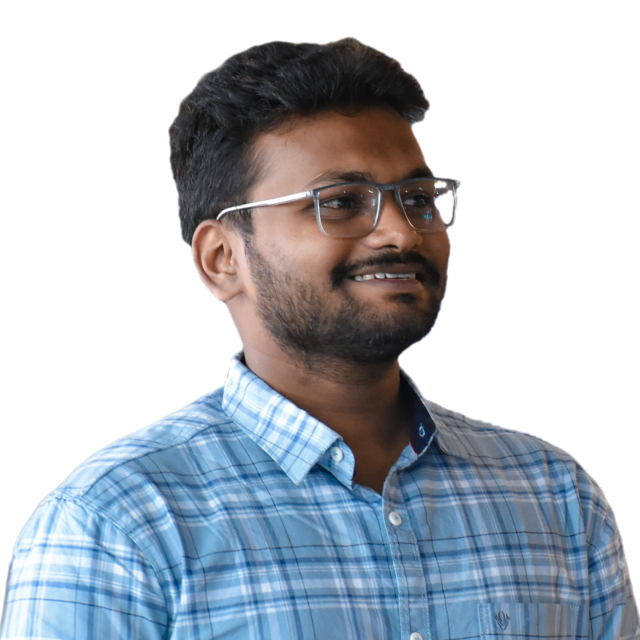
#> input picture assets/profile.png, 1280 x 1280 px (shown at 1/2 size)
$ python generate_card.py
#> lines starting #> are read from the running program, lines starting #| are printed output that depends on the picture
#!/usr/bin/env python3
import argparse
import io
import sys
import urllib.request
from datetime import date, timedelta
from pathlib import Path
from xml.sax.saxutils import escape

try:
    from PIL import Image, ImageOps
except ImportError:
    sys.exit("Pillow is missing. Install it with:  pip install pillow")

BASE = Path(__file__).resolve().parent

# 1. DETAILS
TITLE = "yaswanthkorukonda"
IMAGE_SOURCE = "assets/profile.png"

# Art width in characters. More columns = more detail, but the art is always scaled to the same box, so each character just gets smaller.
# Good range: 80 to 120.
ART_COLS = 500
ART_INVERT = False
# YYYYMMDD
BIRTH_DATE = date(2001, 10, 20)

# Each section is (name, rows). The first section's name is replaced by TITLE.
# A row is (key parts, value). Use None for an empty dotted line.
# A key with two parts, like ("Languages", "Programming"), shows as Languages.Programming
# The value "{age}" is replaced by the calculated uptime.
SECTIONS = [
    ("Main", [
        (("OS",), "Windows, Android"),
        (("Uptime",), "{age}"),
        (("Host",), "LTM"),
        (("Kernel",), "Sitecore Developer"),
        (("IDE",), "VS Code, Visual Studio"),
        None,
        (("Languages", "Programming"), "C#, Python, Java, JavaScript"),
        (("Languages", "Computer"), "HTML, CSS"),
        (("Languages", "Real"), "Telugu, English"),
        None,
        (("Hobbies", "Creative"), "Photography, Photoshop"),
        (("Hobbies", "Leisure"), "Cinema, Video Games"),
    ]),
    ("Contact", [
        (("Email", "Personal"), "yaswanthkorukonda2001@gmail.com"),
        (("LinkedIn",), "yaswanthkorukonda"),
        (("GitHub",), "yaswanthkorukonda"),
        (("Instagram",), "yaswanthkorukonda"),
        (("Telegram",), "yaswanthkorukonda"),
    ]),
    ("Certifications", [
        (("Sitecore",), "10 .NET, XM Cloud, Content Hub"),
        (("Microsoft",), "Azure AZ-204, Azure AZ-900"),
    ]),
]

# 2. LAYOUT
WIDTH = 985
LEFT_X = 15          # left edge of the art box
RIGHT_X = 390        # x position of the text column
TOP_Y = 30
LINE_HEIGHT = 20     # pixels between text rows
LINE_WIDTH = 58      # characters per line in the text column (safe on mobile)
EM = "—"

# Monospace fonts are about 0.6 em wide. The card's font setting makes Consolas match that.
CHAR_W = 0.6         # character width, in em
LINE_H = 1.25        # art line step, in em
CELL_ASPECT = CHAR_W / LINE_H   # width / height of one character cell
RAMP = " .:-=+*#%@"  # light to dense. Bright pixels become dense characters.

HEAD = """<?xml version='1.0' encoding='UTF-8'?>
<svg xmlns="http://www.w3.org/2000/svg" font-family="ConsolasFallback,Consolas,monospace" width="{width}px" height="{height}px" font-size="16px">
<style>
@font-face {{
src: local('Consolas'), local('Consolas Bold');
font-family: 'ConsolasFallback';
font-display: swap;
-webkit-size-adjust: 109%;
size-adjust: 109%;
}}
.key {{fill: #ffa657;}}
.value {{fill: #a5d6ff;}}
.cc {{fill: #616e7f;}}
text, tspan {{white-space: pre;}}
</style>
<rect width="{width}px" height="{height}px" fill="#161b22" rx="15"/>
"""


# ---------------------------------------------------------------- text column
def uptime(born, today):
    """Age as 'X years, Y months, Z days'."""
    years = today.year - born.year
    months = today.month - born.month
    days = today.day - born.day
    if days < 0:
        months -= 1
        days += (today.replace(day=1) - timedelta(days=1)).day
    if months < 0:
        years -= 1
        months += 12
    return f"{years} years, {months} months, {days} days"


def header_line(text):
    """Heading such as: yaswanthkorukonda -————————-—-"""
    fill = LINE_WIDTH - len(text) - 5
    return ("", escape(text), " -" + EM * fill + "-" + EM + "-")


def blank_line():
    return (' class="cc"', ". ", "")


def data_line(key_parts, value, age):
    value = value.replace("{age}", age)
    key = ".".join(key_parts)
    dots = LINE_WIDTH - 5 - len(key) - len(value)
    if dots < 3:
        raise SystemExit(
            f"Line too long: {key}: {value}\n"
            f"Shorten the value or raise LINE_WIDTH (now {LINE_WIDTH})."
        )
    key_xml = ".".join(f'<tspan class="key">{escape(p)}</tspan>' for p in key_parts)
    rest = (
        f'{key_xml}:<tspan class="cc"> {"." * dots} </tspan>'
        f'<tspan class="value">{escape(value)}</tspan>'
    )
    return (' class="cc"', ". ", rest)


def build_text_lines(age):
#> called with age = '25 years, 1 months, 14 days'
    lines = []
    for i, (name, rows) in enumerate(SECTIONS):
        if i:
            lines.append(None)  # empty row between sections
        lines.append(header_line(TITLE if i == 0 else "- " + name))
        for row in rows:
            lines.append(blank_line() if row is None else data_line(row[0], row[1], age))
    return lines


# ------------------------------------------------------------------ ASCII art
def load_image(source):
    """Open a photo from a path or URL. Transparent areas become black (blank art)."""
#> called with source = 'assets/profile.png'
    if source.startswith(("http://", "https://", "file://")):
        request = urllib.request.Request(source, headers={"User-Agent": "profile-card"})
        with urllib.request.urlopen(request, timeout=30) as response:
            img = Image.open(io.BytesIO(response.read()))
    else:
        path = Path(source)
        if not path.is_absolute():
            path = BASE / path
        if not path.exists():
            raise SystemExit(f"Photo not found: {path}\nCheck IMAGE_SOURCE in generate_card.py.")
        img = Image.open(path)
#> img is the input picture: PIL image 1280x1280 RGBA; mean R, G, B, A 56.6, 63.4, 71.7, 130.6
    img = img.convert("RGBA")
    canvas = Image.new("RGBA", img.size, (0, 0, 0, 255))
    canvas.alpha_composite(img)
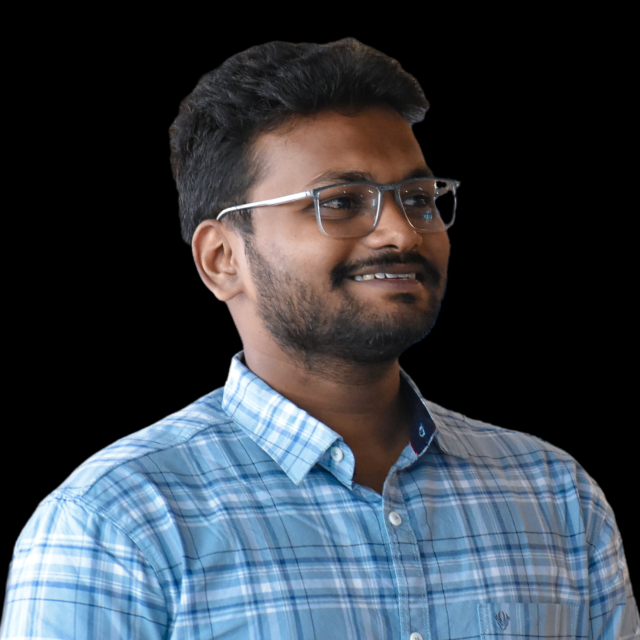
#> canvas: PIL image 1280x1280 RGBA (shown at 1/2 size); mean R, G, B, A 56, 62.8, 71, 255
    return canvas.convert("L")
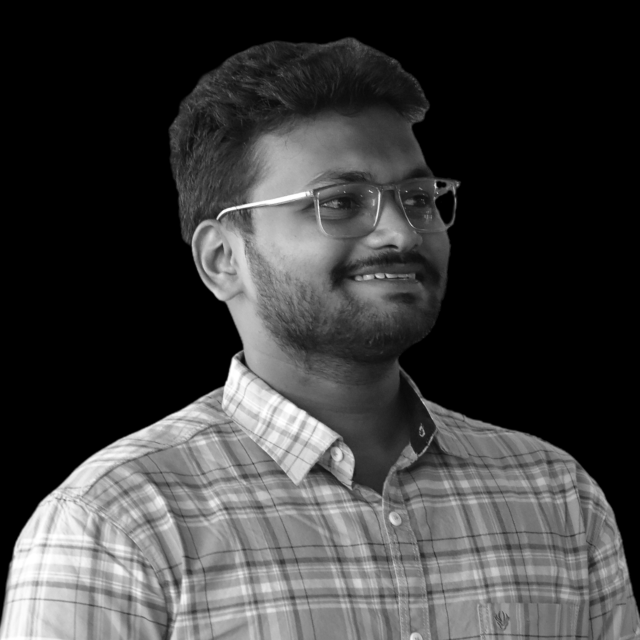
#> returned value: PIL image 1280x1280 L (shown at 1/2 size); min 0, max 255, mean 61.7


def make_art(gray, cols, invert):
    """Return the art as a list of text lines, plus its size in characters."""
#> called with cols = 500, invert = False
    gray = ImageOps.autocontrast(gray, cutoff=2)
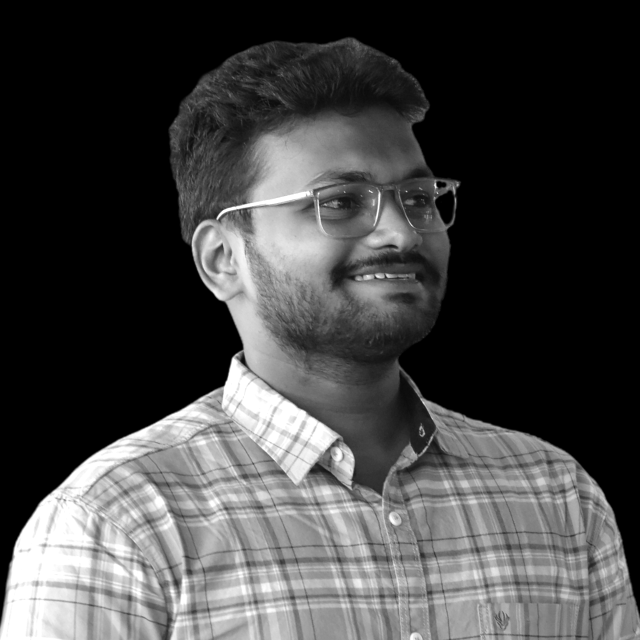
#> gray: PIL image 1280x1280 L (shown at 1/2 size); min 0, max 255, mean 69
    width, height = gray.size
#> width = 1280; height = 1280
    rows = max(1, round(cols * height / width * CELL_ASPECT))
#> rows = 240
    small = gray.resize((cols, rows), Image.LANCZOS)
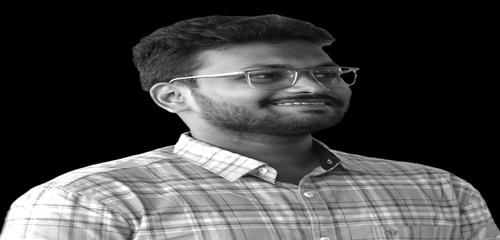
#> small: PIL image 500x240 L; min 0, max 255, mean 69
    ramp = RAMP[::-1] if invert else RAMP
    last = len(ramp) - 1
    pixels = small.load()
    art = []
    for y in range(rows):
        art.append("".join(ramp[pixels[x, y] * last // 255] for x in range(cols)).rstrip())
#> after the loop, art = 240 items, first 6: '', '', '', '', '', ''
    return art, cols, rows


# ----------------------------------------------------------------------- main
def main():
    parser = argparse.ArgumentParser(description="Build the profile card (dark_mode.svg)")
    parser.add_argument("--image", default=IMAGE_SOURCE, help="photo path or URL")
    parser.add_argument("--cols", type=int, default=ART_COLS, help="art width in characters")
    parser.add_argument("--invert", action="store_true", help="swap light and dark in the art")
    parser.add_argument("--out", default=str(BASE / "dark_mode.svg"), help="output file")
    args = parser.parse_args()

    if args.cols > 160:
        print(f"Note: {args.cols} columns is more than the card can show. 80 to 120 is enough.")

    age = uptime(BIRTH_DATE, date.today())
    text_lines = build_text_lines(age)
    height = TOP_Y + LINE_HEIGHT * len(text_lines)

    art, cols, rows = make_art(load_image(args.image), args.cols, args.invert or ART_INVERT)
#> art = 240 items, first 6: '', '', '', '', '', ''; cols = 500; rows = 240

    # The art always fills the same box, whatever the number of characters.
    box_x, box_y = LEFT_X, 15
    box_w, box_h = RIGHT_X - 15 - LEFT_X, height - 30
    font = min(box_w / (CHAR_W * cols), box_h / (LINE_H * rows), 24)
#> font = 1.2
    step = LINE_H * font
#> step = 1.5
    art_x = box_x + (box_w - CHAR_W * font * cols) / 2
#> art_x = 15
    art_top = box_y + (box_h - step * rows) / 2
#> art_top = 75

    out = [HEAD.format(width=WIDTH, height=height)]

    out.append(f'<text x="{art_x:.1f}" y="{art_top + font:.1f}" fill="#c9d1d9" '
               f'class="ascii" font-size="{font:.2f}px">')
    for i, line in enumerate(art):
        y = art_top + step * i + font
        out.append(f'<tspan x="{art_x:.1f}" y="{y:.1f}">{escape(line)}</tspan>')
#> this loop made 240 passes
#> y on passes 1 to 3: 76.2, 77.7, 79.2
#> after the loop, out = 242 items
    out.append("</text>")

    out.append(f'<text x="{RIGHT_X}" y="{TOP_Y}" fill="#c9d1d9">')
    for i, line in enumerate(text_lines):
        if line is None:
            continue
        cls, first, rest = line
        y = TOP_Y + LINE_HEIGHT * i
        out.append(f'<tspan x="{RIGHT_X}" y="{y}"{cls}>{first}</tspan>{rest}')
#> after the loop, out = 266 items
    out.append("</text>")
    out.append("</svg>")

    Path(args.out).write_text("\n".join(out) + "\n", encoding="utf-8")
    print(f"Wrote {args.out}: {WIDTH}x{height}px card, art {cols}x{rows} characters "
          f"at {font:.1f}px font, uptime {age}")
#| Wrote dark_mode.svg: 985x510px card, art 500x240 characters at 1.2px font, uptime 25 years, 1 months, 14 days


if __name__ == "__main__":
    main()
